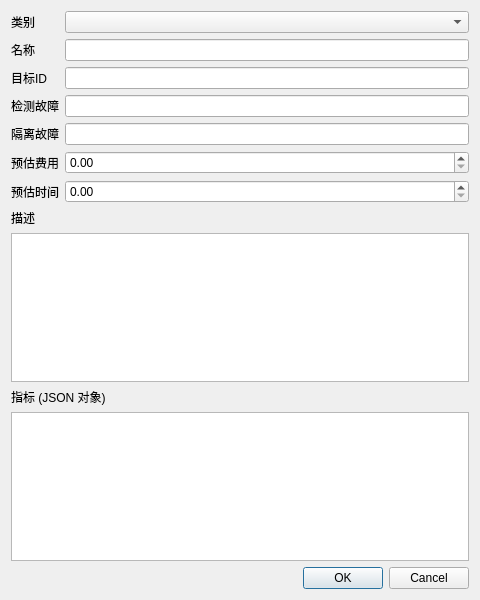
<?xml version="1.0" encoding="UTF-8"?>
<ui version="4.0">
 <class>TestEditDialog</class>
 <widget class="QDialog" name="TestEditDialog">
  <property name="geometry">
   <rect>
    <x>0</x>
    <y>0</y>
    <width>480</width>
    <height>600</height>
   </rect>
  </property>
  <property name="windowTitle">
   <string>编辑测试</string>
  </property>
  <layout class="QVBoxLayout" name="verticalLayout">
   <item>
    <layout class="QFormLayout" name="formLayout">
     <item row="0" column="0">
      <widget class="QLabel" name="labelCategory">
       <property name="text">
        <string>类别</string>
       </property>
      </widget>
     </item>
     <item row="0" column="1">
      <widget class="QComboBox" name="comboCategory"/>
     </item>
     <item row="1" column="0">
      <widget class="QLabel" name="labelName">
       <property name="text">
        <string>名称</string>
       </property>
      </widget>
     </item>
     <item row="1" column="1">
      <widget class="QLineEdit" name="editName"/>
     </item>
     <item row="2" column="0">
      <widget class="QLabel" name="labelTarget">
       <property name="text">
        <string>目标ID</string>
       </property>
      </widget>
     </item>
     <item row="2" column="1">
      <widget class="QLineEdit" name="editTarget"/>
     </item>
     <item row="3" column="0">
      <widget class="QLabel" name="labelDetectable">
       <property name="text">
        <string>检测故障</string>
       </property>
      </widget>
     </item>
     <item row="3" column="1">
      <widget class="QLineEdit" name="editDetectable"/>
     </item>
     <item row="4" column="0">
      <widget class="QLabel" name="labelIsolatable">
       <property name="text">
        <string>隔离故障</string>
       </property>
      </widget>
     </item>
     <item row="4" column="1">
      <widget class="QLineEdit" name="editIsolatable"/>
     </item>
     <item row="5" column="0">
      <widget class="QLabel" name="labelCost">
       <property name="text">
        <string>预估费用</string>
       </property>
      </widget>
     </item>
     <item row="5" column="1">
      <widget class="QDoubleSpinBox" name="doubleCost">
       <property name="maximum">
        <double>100000000.000000000000000</double>
       </property>
       <property name="decimals">
        <number>2</number>
       </property>
       <property name="singleStep">
        <double>0.100000000000000</double>
       </property>
      </widget>
     </item>
     <item row="6" column="0">
      <widget class="QLabel" name="labelDuration">
       <property name="text">
        <string>预估时间</string>
       </property>
      </widget>
     </item>
     <item row="6" column="1">
      <widget class="QDoubleSpinBox" name="doubleDuration">
       <property name="maximum">
        <double>100000000.000000000000000</double>
       </property>
       <property name="decimals">
        <number>2</number>
       </property>
       <property name="singleStep">
        <double>0.100000000000000</double>
       </property>
      </widget>
     </item>
    </layout>
   </item>
   <item>
    <widget class="QLabel" name="labelDescription">
     <property name="text">
      <string>描述</string>
     </property>
    </widget>
   </item>
   <item>
    <widget class="QPlainTextEdit" name="plainDescription"/>
   </item>
   <item>
    <widget class="QLabel" name="labelMetrics">
     <property name="text">
      <string>指标 (JSON 对象)</string>
     </property>
    </widget>
   </item>
   <item>
    <widget class="QPlainTextEdit" name="plainMetrics"/>
   </item>
   <item>
    <widget class="QDialogButtonBox" name="buttonBox">
     <property name="standardButtons">
      <set>QDialogButtonBox::Cancel|QDialogButtonBox::Ok</set>
     </property>
    </widget>
   </item>
  </layout>
 </widget>
 <resources/>
 <connections/>
</ui>
